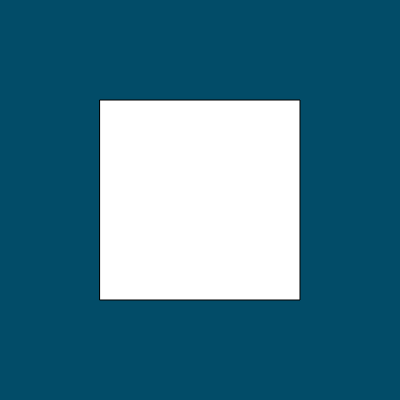
Frame 1 (no input)
Frame 60 (no input): identical to frame 1, image omitted
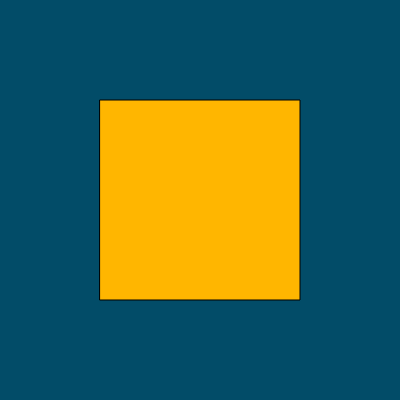
Frame 120 (the mouse pressed at the canvas centre since frame 60)

The p5.js sketch that drew these frames (run headless with seeded random() and noise() and a simulated clock; from frame 60 on, the mouse is pressed at the canvas centre):

// p5.js sketch
// ── sketch.js
const x = 100;
const y = 100;
const w = 200;
const h = 200;
const rSize = 100;

function setup() {
    createCanvas(400, 400);
}

function draw() {
    background(2, 76, 104);

    if (mouseX < width - rSize && mouseY < height - rSize && mouseX > rSize && mouseY > rSize) {
        fill(255, 182, 0);
    } else {
        fill(255);
    }

    rect(x, y, w, h);
}
